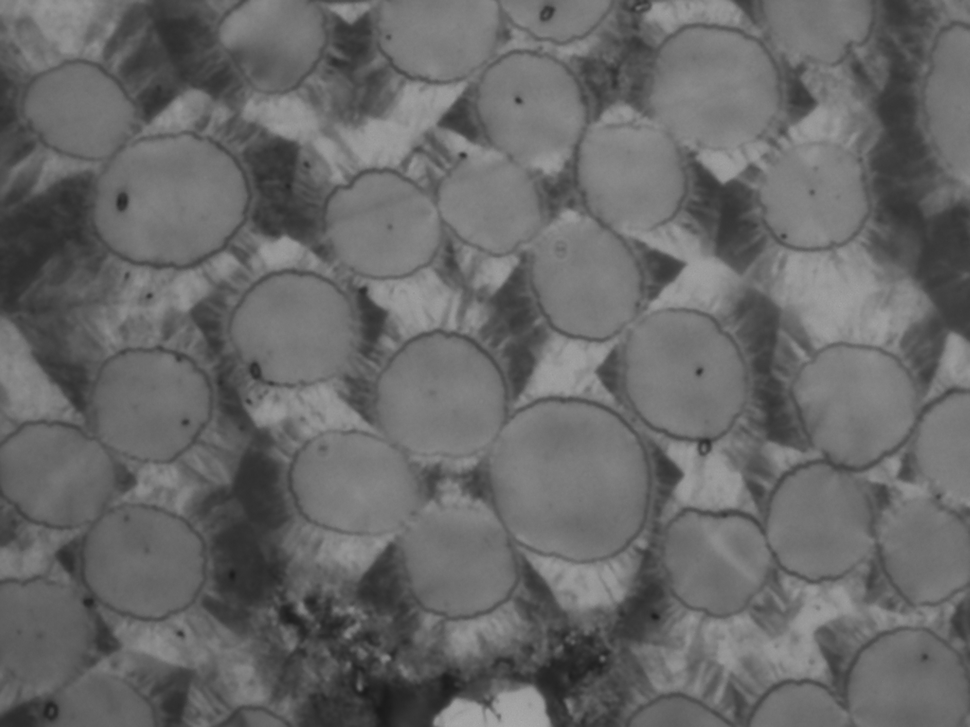
//> input picture imagz_seg/Display_image/test_100x_0.03um_x100_00.png, 970 x 727 px, shrunk from 2048 x 1536 before the run
$ ./test   (built with g++ and OpenCV 4)
//> lines starting //> are read from the running program, lines starting //| are printed output that depends on the picture; after the words box and inside, x2 and y2 are one past the last pixel; in counts of white or black regions, pixels touching at a corner belong together
#include <math.h>
#include <opencv2/opencv.hpp>
#include <iostream>

using namespace cv;
using namespace std;


//------------------------------------------------//
int main(int argc, char** argv)
{
 // Read the image file
 Mat img = imread("test_100x_0.03um_x100_00.png");
//> img is the input picture: 727 rows x 970 cols, CV_8UC3; min 25, max 169, mean 104.1

 // Check for failure
 if (img.empty())
 {
  cout << "Could not open or find the image" << endl;
  cin.get(); //wait for any key press
  return -1;
 }


/*---------Image Segmentation with Distance Transform and Watershed Algorithm --------*/

//see other


/* An intuitive alogo for image processing*/
double min, max;
    Point maxLoc;
    //this algorithm had to be updated, the doc i used used opencv 2.8 i use opencv3.0
    //Mat im = imread("04Bxy.jpg"); im==image
    Mat hsv; //https://en.wikipedia.org/wiki/HSL_and_HSV
    Mat channels[3]; //list of mat(image objects)
    // bgr -> hsv
    cvtColor(img, hsv, COLOR_BGR2HSV); //conversion to hsv
//> hsv: 727 rows x 970 cols, CV_8UC3; mean H, S, V 0, 0, 104.1
    split(hsv, channels); //use chanel
//> channels[0]: 727 rows x 970 cols, CV_8UC1; every value is 0
    // use v channel for processing
    Mat& ch = channels[2];
    /*
    */

    namedWindow("hsv", WINDOW_NORMAL);
    imshow("hsv", img);

    // apply Otsu thresholding (if we need to, we can implement the algo by ourselves, c'est la chose à faire mdr)
    Mat bw;
    threshold(ch, bw, 0, 255, THRESH_BINARY | THRESH_OTSU); //in bw do a binary threshholding otsu's methos
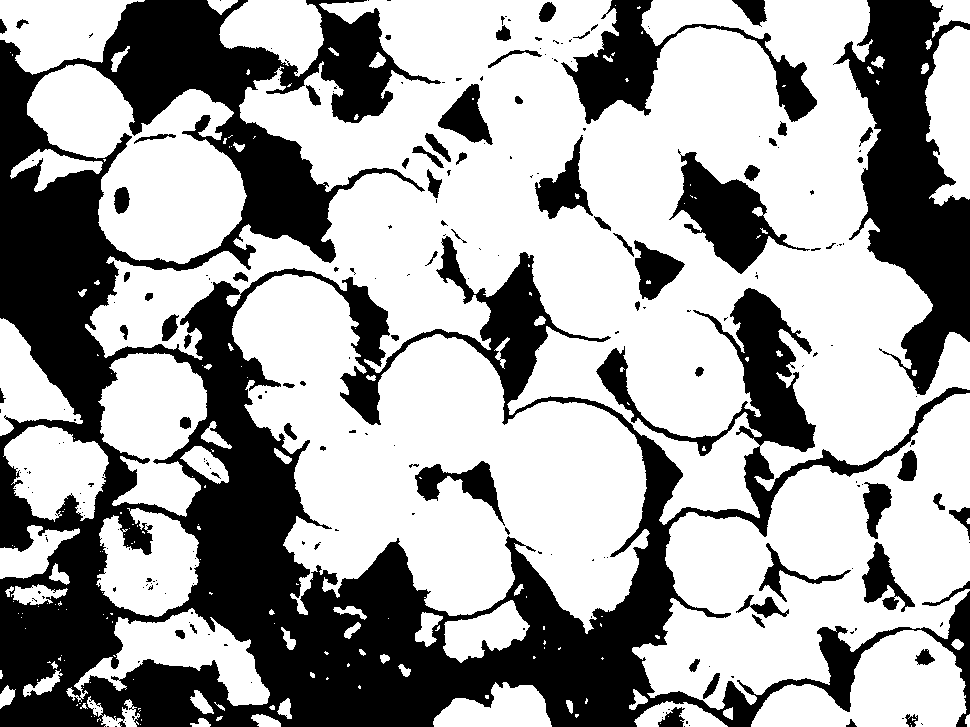
//> bw: 727 rows x 970 cols, CV_8UC1; 63.4% white; 240 black regions (168 under 20 px), largest, box (x1, y1, x2, y2) and area: (0, 0, 970, 727) 198790, (833, 0, 970, 395) 25711, (561, 0, 817, 124) 8610
    //black an white image
    namedWindow("bW", WINDOW_NORMAL);
    imshow("bW", bw);

    // close small gaps //https://opencv-python-tutroals.readthedocs.io/en/latest/py_tutorials/py_imgproc/py_morphological_ops/py_morphological_ops.html in python, but definitely will help
    Mat kernel = getStructuringElement(MORPH_ELLIPSE, Size(3, 3)); //elliptic filter, why elliptiC???
    Mat morph;
    morphologyEx(bw, morph, MORPH_CLOSE, kernel); //dilate and erode see below
//> morph: 727 rows x 970 cols, CV_8UC1; 63.7% white; 130 black regions (52 under 20 px), largest, box (x1, y1, x2, y2) and area: (0, 0, 970, 727) 185104, (836, 0, 970, 395) 25548, (596, 288, 816, 456) 9913
    namedWindow("morph", WINDOW_NORMAL);
    imshow("morph", morph);
    // take distance transform
    Mat dist;
    distanceTransform(morph, dist, DIST_L2, DIST_MASK_PRECISE);//Use the OpenCV function cv::distanceTransform in order to obtain the derived representation of a binary image, where the value of each pixel is replaced by its distance to the nearest background pixel, this will definitely be the the most difficult thing to code manually!!!!
    //show
    namedWindow("dist", WINDOW_NORMAL);
    imshow("dist", dist);
    // add a black border to distance transformed image. to get a good match for circles in the margin, we are adding a border
    int borderSize = 75;
    Mat distborder(dist.rows + 2*borderSize, dist.cols + 2*borderSize, dist.depth());
    copyMakeBorder(dist, distborder,
            borderSize, borderSize, borderSize, borderSize,
            BORDER_CONSTANT | BORDER_ISOLATED, Scalar(0, 0, 0));
    //  from the sizes of the circles in the image,
    // a ~75 radius disk looks reasonable, so the borderSize was selected as 75,w hy though???
    Mat distTempl;
    Mat kernel2 = getStructuringElement(MORPH_ELLIPSE, Size(2*borderSize+1, 2*borderSize+1));
    // erode the ~75 radius disk a bit
    erode(kernel2, kernel2, kernel, Point(-1, -1), 10);
    // take its distance transform. this is the template
    distanceTransform(kernel2, distTempl, DIST_L2, DIST_MASK_PRECISE);
    namedWindow("distTempl", WINDOW_NORMAL);
    imshow("distTempl", distTempl);
    // match template
    Mat nxcor;
    matchTemplate(distborder, distTempl, nxcor, TM_CCOEFF_NORMED);
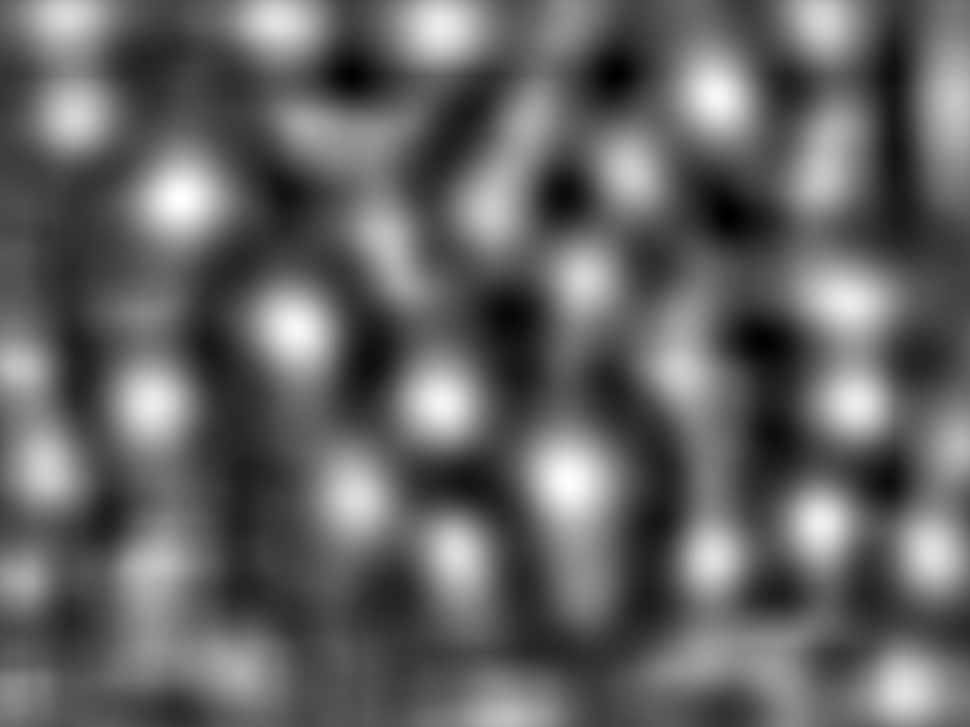
//> nxcor: 727 rows x 970 cols, CV_32FC1; min -0.603, max 0.948, mean 0.00713; drawn with min black and max white
    minMaxLoc(nxcor, &min, &max);
//> min = -0.603; max = 0.948
    // threshold the resulting image. we should be able to get peak regions.
    // we'll locate the peak of each of these peak regions, what we'll do is take the peaks and they will be the image centers annd use the transform to add distance to the mix and then tada! circles
    Mat peaks, peaks8u;
    threshold(nxcor, peaks, max*.5, 255, THRESH_BINARY);
//> peaks: 727 rows x 970 cols, CV_32FC1; 8% white; 31 white regions, largest, box (x1, y1, x2, y2) and area: (538, 444, 604, 525) 3996, (147, 164, 215, 232) 3396, (266, 299, 324, 364) 2911
    namedWindow("peaks", WINDOW_NORMAL);
    imshow("peaks", peaks);
    convertScaleAbs(peaks, peaks8u);
//> peaks8u: 727 rows x 970 cols, CV_8UC1; 8% white; 31 white regions
    // find connected components. we'll use each component as a mask for distance transformed image,
    // then extract the peak location and its strength. strength corresponds to the radius of the circle
    vector<vector<Point>> contours; //point==pixel(class obhect)
    vector<Vec4i> hierarchy;
    findContours(peaks8u, contours, hierarchy, RETR_CCOMP, CHAIN_APPROX_SIMPLE, Point(0, 0));
//> contours = 31 contours; largest, box (x1, y1, x2, y2) and area: (538, 444, 604, 525) 3896, (147, 164, 215, 232) 3305, (266, 299, 324, 364) 2824, (812, 274, 881, 331) 2810, (688, 62, 744, 128) 2770
    for(int idx = 0; idx >= 0; idx = hierarchy[idx][0])
    {
        // prepare the mask
        peaks8u.setTo(Scalar(0, 0, 0));
        drawContours(peaks8u, contours, idx, Scalar(255, 255, 255), -1);
        // find the max value and its location in distance transformed image using mask
        minMaxLoc(dist, NULL, &max, NULL, &maxLoc, peaks8u);
        // draw the circles
        circle(img, maxLoc, (int)max, Scalar(0, 0, 255), 2); //add a circle each time
    }
//> this loop made 31 passes
//> (max, maxLoc) on passes 1 to 12: (33.11, Point(516, 726)), (35.23, Point(889, 683)), (23.85, Point(171, 565)), (45, Point(717, 563)), (49.48, Point(455, 545)), (41.88, Point(931, 555)), (48.51, Point(817, 525)), (52, Point(361, 486)), (74.97, Point(570, 480)), (33.3, Point(52, 466)), (52.48, Point(968, 447)), (38.9, Point(143, 407))
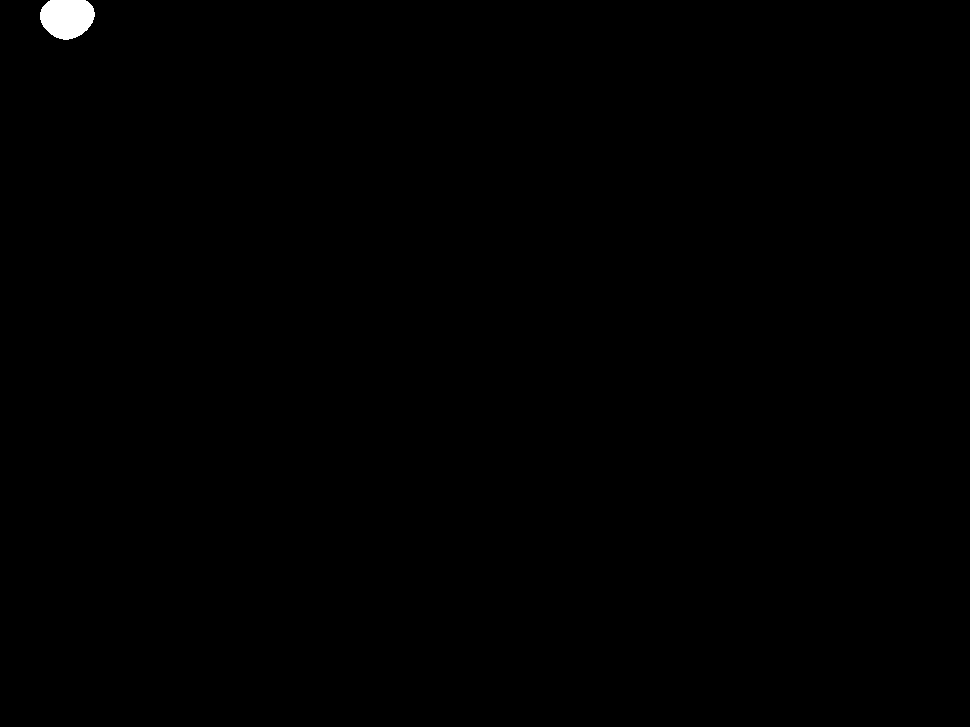
//> peaks8u: 727 rows x 970 cols, CV_8UC1; 0.25% white; 1 white region, box (x1, y1, x2, y2) and area: (40, 0, 95, 40) 1752

String windowNameCircleImage = "The result";
namedWindow(windowNameCircleImage, WINDOW_NORMAL);
imshow(windowNameCircleImage, img);

waitKey(0); // Wait for any keystroke in the window

destroyWindow(windowNameCircleImage); //destroy the created window

/*------------end of intuitive algorithm*/


/*the following are pretested methods, in commentary not to bother you while building, use them directly a sort of toolbox

/*---------------------------------------*/
// Read the image file

Mat image = imread("test_100x_0.03um_x100_00.png");

// Check for failure
if (image.empty())
{
 cout << "Could not open or find the image" << endl;
 cin.get(); //wait for any key press
 return -1;
}

 /*
 Make changes to the image as necessary
 e.g.
  1. Change brightness/contrast of the image
  */
      Mat imageContrastHigh2;
      image.convertTo(imageContrastHigh2, -1, 2, 0); //increase the contrast by 2

      Mat imageContrastHigh4;
      image.convertTo(imageContrastHigh4, -1, 4, 0); //increase the contrast by 4

      Mat imageContrastLow0_5;
      image.convertTo(imageContrastLow0_5, -1, 0.5, 0); //decrease the contrast by 0.5
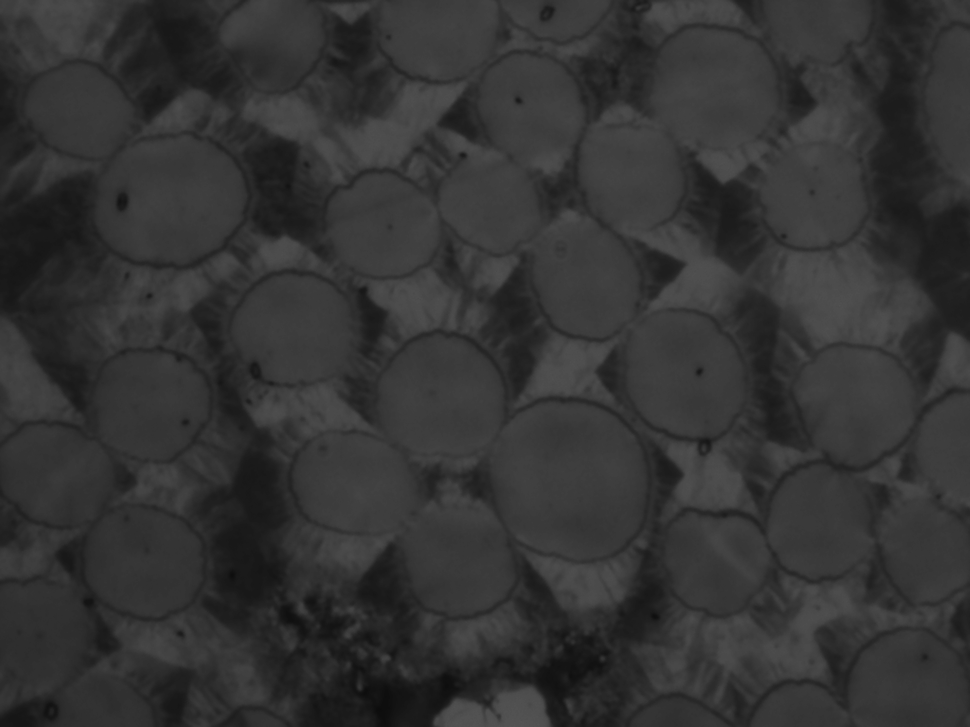
//> imageContrastLow0_5: 727 rows x 970 cols, CV_8UC3; min 12, max 84, mean 52

      Mat imageContrastLow0_25;
      image.convertTo(imageContrastLow0_25, -1, 0.25, 0); //decrease the contrast by 0.25
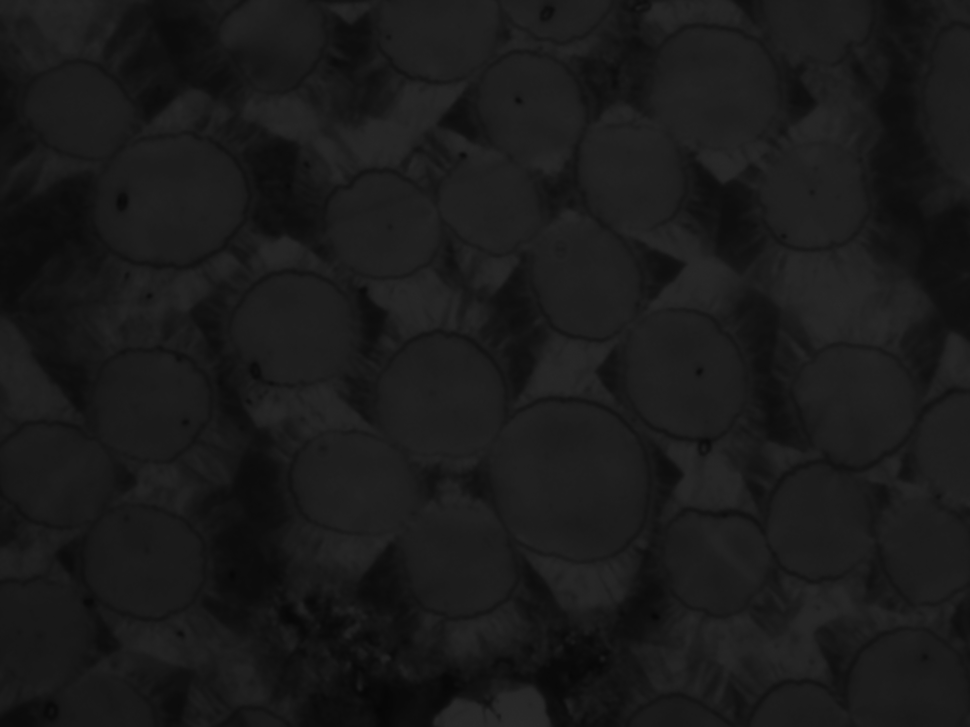
//> imageContrastLow0_25: 727 rows x 970 cols, CV_8UC3; min 6, max 42, mean 26


      //Defining window names for above images
      String windowNameOriginalImage = "Original Image";
      String windowNameContrastHigh2 = "Contrast Increased by 2";
      String windowNameContrastHigh4 = "Contrast Increased by 4";
      String windowNameContrastLow0_5 = "Contrast Decreased by 0.5";
      String windowNameContrastLow0_25 = "Contrast Decreased by 0.25";

      //Create and open windows for above images
      namedWindow(windowNameOriginalImage, WINDOW_NORMAL);
      namedWindow(windowNameContrastHigh2, WINDOW_NORMAL);
      namedWindow(windowNameContrastHigh4, WINDOW_NORMAL);
      namedWindow(windowNameContrastLow0_5, WINDOW_NORMAL);
      namedWindow(windowNameContrastLow0_25, WINDOW_NORMAL);

      //Show above images inside the created windows.
      imshow(windowNameOriginalImage, image);
      imshow(windowNameContrastHigh2, imageContrastHigh2);
      imshow(windowNameContrastHigh4, imageContrastHigh4);
      imshow(windowNameContrastLow0_5, imageContrastLow0_5);
      imshow(windowNameContrastLow0_25, imageContrastLow0_25);

      waitKey(0); // Wait for any key stroke

      destroyAllWindows(); //destroy all open windows
  /*
  2. Smooth/Blur image====erode more important in project
  3. Crop the image
  4. Rotate the image
  //
  5. Draw shapes on the image
  6.Histogram equalization
  */
  //change the color image to grayscale image
    cvtColor(image, image, COLOR_BGR2GRAY);

    //equalize the histogram
    Mat hist_equalized_image;
    equalizeHist(image, hist_equalized_image);
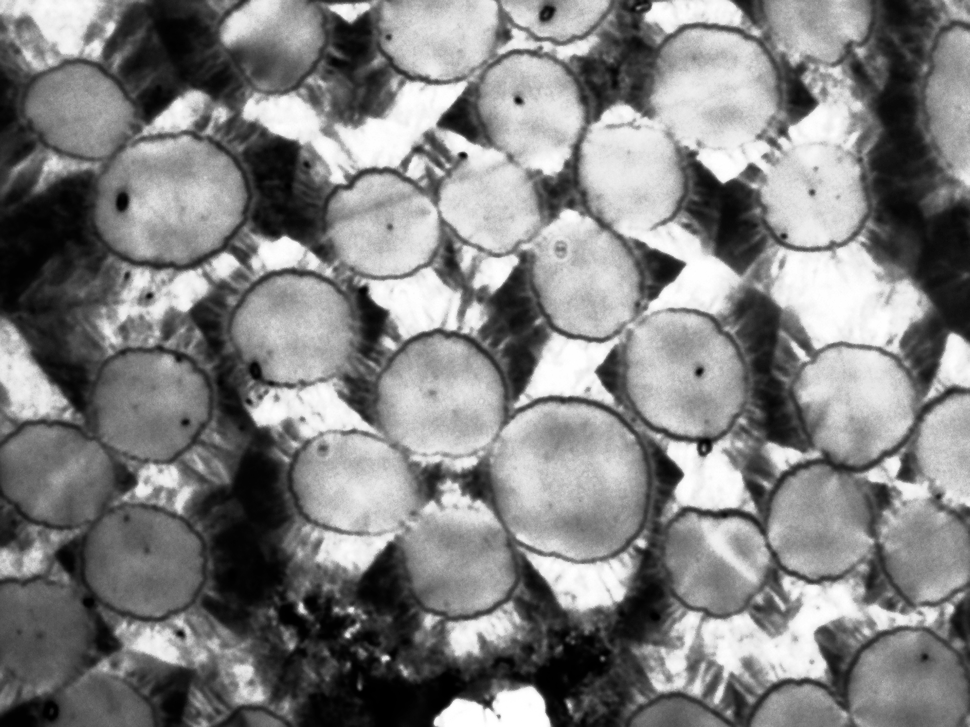
//> hist_equalized_image: 727 rows x 970 cols, CV_8UC1; min 0, max 255, mean 129

    //Define names of windows
    String windowNameOfOriginalImage = "Original Image";
    String windowNameOfHistogramEqualized = "Histogram Equalized Image";

    // Create windows with the above names
    namedWindow(windowNameOfOriginalImage, WINDOW_NORMAL);
    namedWindow(windowNameOfHistogramEqualized, WINDOW_NORMAL);

    // Show images inside created windows.
    imshow(windowNameOfOriginalImage, image);
    imshow(windowNameOfHistogramEqualized, hist_equalized_image);
  /*
  7.Erosion of images, better edges
  /*
  */

    //Erode the image with 3x3 kernel
    Mat image_eroded_with_3x3_kernel;
    erode(image, image_eroded_with_3x3_kernel, getStructuringElement(MORPH_RECT, Size(3, 3)));

    //Erode the image with 5x5 kernel
    Mat image_eroded_with_5x5_kernel;
    erode(image, image_eroded_with_5x5_kernel, getStructuringElement(MORPH_RECT, Size(5, 5)));

    //Define names of the windows
    String window_name = "Original";
    String window_name_eroded_with_3x3_kernel = "Original eroded with 3 x 3 kernel";
    String window_name_eroded_with_5x5_kernel = "Original eroded with 5 x 5 kernel";

    // Create windows with above names
    namedWindow(window_name);
    namedWindow(window_name_eroded_with_3x3_kernel);
    namedWindow(window_name_eroded_with_5x5_kernel);

    // Show our images inside the created windows.
    imshow(window_name, image);
    imshow(window_name_eroded_with_3x3_kernel, image_eroded_with_3x3_kernel);
    imshow(window_name_eroded_with_5x5_kernel, image_eroded_with_5x5_kernel);
  /*
  8.Dilatation of images
  */
  //dilate and display the dilated image
          Mat img1;
          dilate(image, img1, getStructuringElement(MORPH_RECT,Size(3,3)));
          namedWindow("Dilated");
          imshow("Dilated", img1);

          waitKey(0);

          //cleaning up
          destroyWindow("MyWindow");
          destroyWindow("Dilated");
  /*
 */

 bool isSuccess = imwrite("MyImage.jpg", image); //write the image to a file as JPEG
 //bool isSuccess = imwrite("D:/MyImage.png", image); //write the image to a file as PNG
 if (isSuccess == false)
 {
  cout << "Failed to save the image" << endl;
  cin.get(); //wait for a key press
  return -1;
 }

 cout << "Image is succusfully saved to a file" << endl;


 String windowName = "My image saved"; //Name of the window

 namedWindow(windowName); // Create a window

 imshow(windowName, image); // Show our image inside the created window.

 waitKey(0); // Wait for any keystroke in the window

 destroyWindow(windowName); //destroy the created window

 return 0;
}
